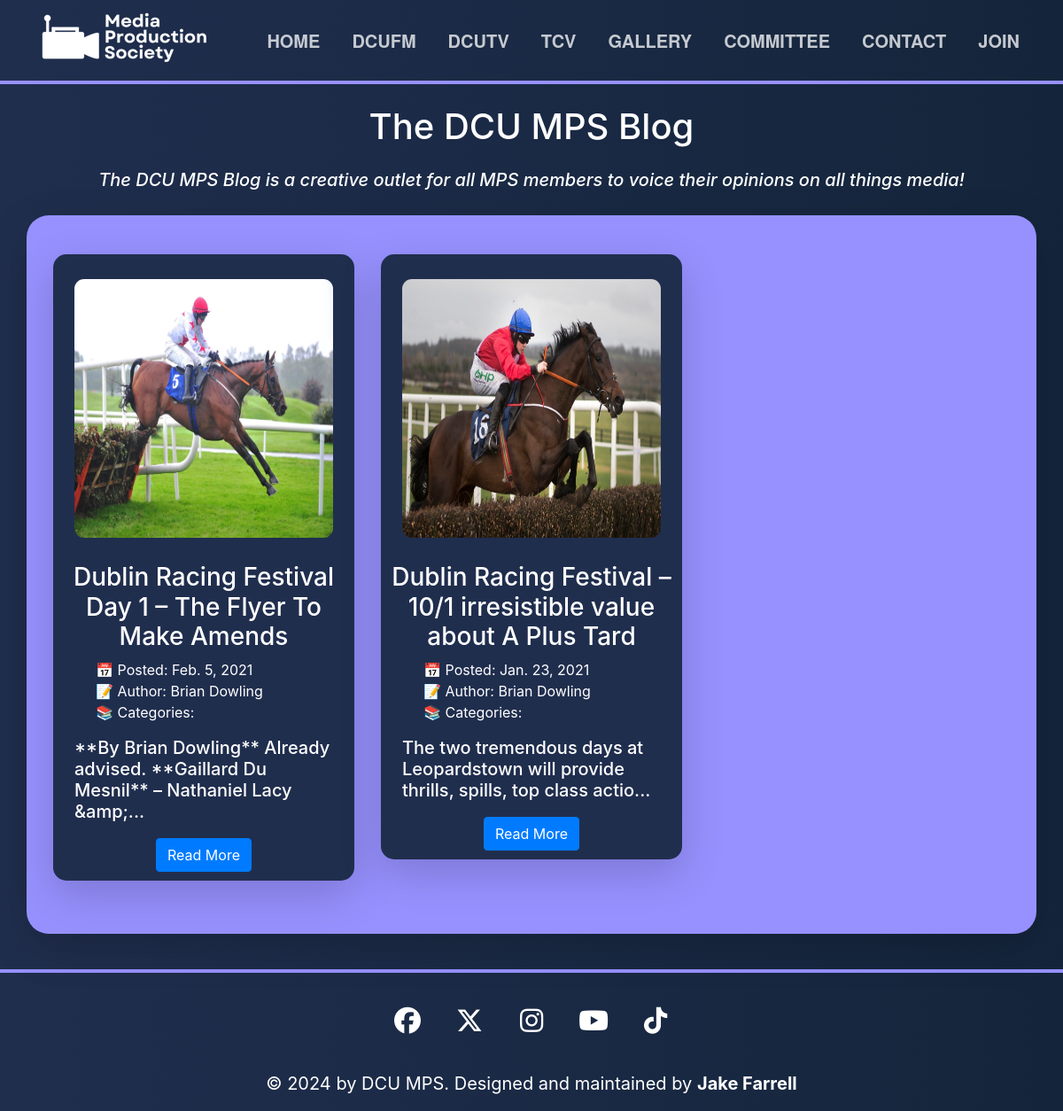
The app's page /blog/author/brian-dowling/ with its own data.
### mps_site/models.py (models this page shows, shortened)
class Post(models.Model):
    title = models.CharField(max_length=255)
    post_slug = models.SlugField(max_length=255, blank=True)
    author = models.ForeignKey(Author, on_delete=models.CASCADE)
    preview_image = models.CharField(max_length=255, default="assets/img/other/blank_event.png")
    body = models.TextField()
    created_on = models.DateTimeField(default=timezone.now)
    last_modified = models.DateTimeField(auto_now=True)
    categories = models.ManyToManyField("Category", related_name="posts")
    def __str__(self):
        return self.title

class Author(models.Model):
    name = models.CharField(max_length=255)
    author_slug = models.SlugField(max_length=255, blank=True)
    def __str__(self):
        return self.name

### mps_site/views.py (the view)
# urls.py: path("blog/author/<author>/", views.blog_author, name="blog_author"),
def blog_author(request, author):
    posts = Post.objects.filter(
        author__author_slug__contains=author
    ).order_by("-created_on")
    context = {
        "author": author,
        "page_name": posts,
        "posts": posts,
    }
    return render(request, "blog/author.html", context)

### mps_site/templates/blog/author.html (shortened to what this page needs)
{% extends "blog/index.html" %}

### mps_site/templates/blog/index.html (shortened to what this page needs)
{% extends 'base.html' %}
{% load static %}
{% block content %}
{% block page_content %}
    {% block posts %}
    <div class="container">
        <h1 class="my-4">The DCU MPS Blog</h1>
        <h5><i>The DCU MPS Blog is a creative outlet for all MPS members to voice their opinions on all things media!</h5></i>
        <div class="row justify-content-center">
          <div class="col-md-12 custom-box shadow-lg bg-body">
            <div class="center-contents">
              <div class="container mt-4">
                <div class="row">
        {% for post in posts %}
        <div class="col-md-4">
            <div class="committee-member shadow-lg bg-body" style="background-color: #202E4E; border-radius: 15px;">
              <a href="{% url 'blog_detail' post.post_slug %}"><img class="my-4" src="{% static post.preview_image %}" width="300px" height="300px" alt="MPS Sub-Group" style="aspect-ratio: 1 / 1; overflow: hidden;"></a>
              <h3 class="mx-2"><a href="{% url 'blog_detail' post.post_slug %}">{{ post.title | safe }}</a></h3>
              <ul class="mx-2" style="text-align: left; list-style: none;">
                <li>📅 Posted: {{ post.created_on.date }}</li>
                <li>📝 Author: <a href="{% url 'blog_author' post.author.author_slug %}">{{ post.author }}</a></li>
                <li>📚 Categories:
                </li>
                  </ul>
              <h5 class="mx-4" style="text-align: left;">{{ post.body | slice:":85" }}...</h5>
              <button class="btn btn-primary" style="margin-top: 10px; margin-bottom: 10px;"><a href="{% url 'blog_detail' post.post_slug %}" style="color: white;">Read More</a></button>
            </div>
          </div>
        {% endfor %}
                </div>
              </div>
            </div>
          </div>
        </div>
    </div>
    {% endblock posts %}
{% endblock page_content %}
{% endblock %}

### mps_site/static/css/style.css (style rules this page uses)
:root { --main-color: #202E4E; --secondary-color: #9791FF; --text-color: #ffffff; --hover-color: #FFE085; }
html { scroll-behavior: smooth; }
body { background-color: var(--main-color); }
h1 { text-align: center; color: var(--text-color); font-size: 60px; }
h3, h5 { text-align: center; color: var(--text-color); }
.custom-box { background-color: var(--secondary-color); color: var(--text-color); padding: 20px; margin: 20px; border-radius: 25px; }
.center-contents { text-align: center; }
a:link { color: var(--text-color); }
.container img { display: inline-block; vertical-align: middle; -webkit-transform: perspective(1px) translateZ(0); transform: perspective(1px) translateZ(0); box-shadow: 0 0 1px rgba(0, 0, 0, 0); -webkit-transition-duration: 0.3s; transition-duration: 0.3s; -webkit-transition-property: transform; transition-property: transform; }
.committee-member { text-align: center; margin-bottom: 40px; }
.committee-member img { max-width: 100%; width: 300px; height: 300px; height: auto; border-radius: 5%; margin-bottom: 30px; padding: 4px; }

### mps_site/templates/base.html (style rules this page uses)
body { background-image: linear-gradient(to right, #202E4E, rgb(20, 37, 59)) !important; margin: 0; }

### records on screen
Post: preview_image (picture), title "Dublin Racing Festival Day 1 – The Flyer To Make Amends", created_on "Feb. 5, 2021", author "Brian Dowling", body "**By Brian Dowling** Already advised. **Gaillard Du Mesnil** – Nathaniel Lacy &amp;"
Post: preview_image (picture), title "Dublin Racing Festival – 10/1 irresistible value about A Plus Tard", created_on "Jan. 23, 2021", author "Brian Dowling", body "The two tremendous days at Leopardstown will provide thrills, spills, top class actio"
